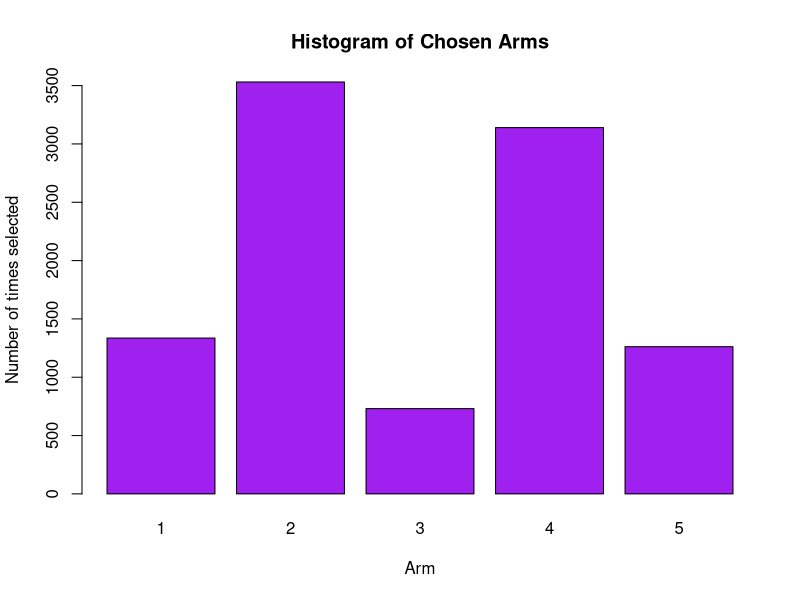

This figure's R source:
library(MASS)

# Parameters
T <- 10000
K <- 5
d_context <- 4
d <- K * d_context
sigma <- 0.5    # reward noise
sigma0 <- 0.01  # prior std dev

set.seed(123)

# Fixed context (same for all rounds)
X_fixed <- rnorm(d_context, mean = 0, sd = 1)

# True parameter vector
theta_star <- rnorm(d, mean = 0, sd = sigma0)

# Feature map 
phi <- function(X, i) 
{
  vec <- rep(0, d)
  start_idx <- (i - 1) * d_context + 1
  end_idx <- start_idx + d_context - 1
  vec[start_idx:end_idx] <- X
  return(vec)
}

# compute true expected reward of each arm
true_rewards <- sapply(1:K, function(a) sum(phi(X_fixed, a) * theta_star))
# find best arm
best_arm <- which.max(true_rewards)


# Prior mean and covariance
mu <- rep(0, d)
Sigma <- diag(sigma0^2, d)

# Storage
regrets <- numeric(T)
chosen_arms <- numeric(T)

for (t in 1:T) 
{
  # Thompson sample
  theta_sample <- MASS::mvrnorm(1, mu, Sigma)
  
  # Predicted rewards under sampled theta
  pred_rewards <- sapply(1:K, function(a) sum(phi(X_fixed, a) * theta_sample))
  a_t <- which.max(pred_rewards)
  chosen_arms[t] <- a_t
  
  # Observe noisy reward
  eps_t <- rnorm(1, mean = 0, sd = sigma)
  r_t <- sum(phi(X_fixed, a_t) * theta_star) + eps_t
  
  # Compute regret (expected, noise-free)
  opt_rewards <- sapply(1:K, function(a) sum(phi(X_fixed, a) * theta_star))
  r_star_t <- max(opt_rewards)
  regrets[t] <- r_star_t - sum(phi(X_fixed, a_t) * theta_star)
  
  # Posterior update
  phi_vec <- phi(X_fixed, a_t)
  Sigma_inv <- solve(Sigma)
  Sigma <- solve(Sigma_inv + (1 / sigma^2) * (phi_vec %*% t(phi_vec)))
  mu <- Sigma %*% (Sigma_inv %*% mu + (1 / sigma^2) * phi_vec * r_t)
}

# Cumulative regret
cumulative_regret <- cumsum(regrets)
cat(sprintf("Final cumulative regret: %.2f\n", cumulative_regret[T]))
cat("\nArm selection frequencies:\n")
print(table(chosen_arms))
barplot(table(chosen_arms), col="purple", 
        main="Histogram of Chosen Arms", 
        xlab="Arm", ylab="Number of times selected")
